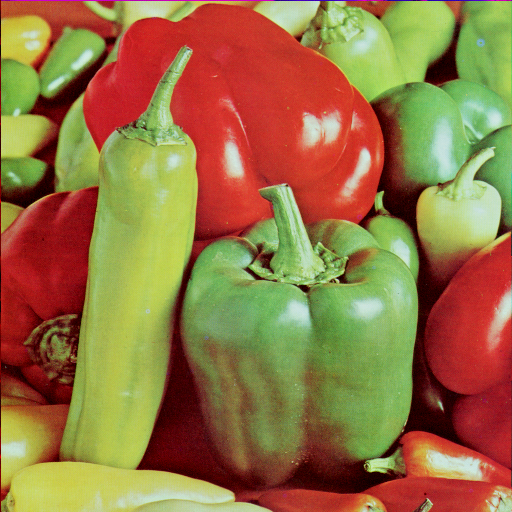
#> input picture Basics/PEPPERS.TIF, 512 x 512 px, found by its file name
$ python main.py
#> lines starting #> are read from the running program, lines starting #| are printed output that depends on the picture; after the words box and inside, x2 and y2 are one past the last pixel; in counts of white or black regions, pixels touching at a corner belong together
### Basics/sampleImage.py
import cv2
import numpy as np

def sampleImage(inimg,samplingRatio):
#> called with inimg = 'PEPPERS.tif', samplingRatio = 32
    gray = cv2.imread(inimg,0) #0 for grayscale
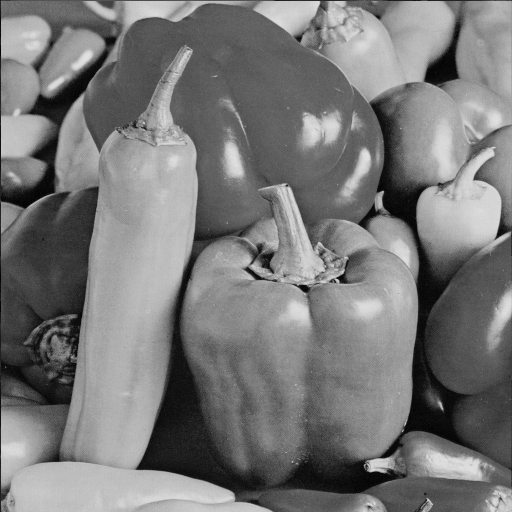
#> gray: shape (512, 512); min 0, max 228, mean 120.2
    height,width=gray.shape[:2]
#> height = 512; width = 512
    blank = np.zeros((height,width), dtype = np.uint8) #create blank img for sampled pixels
    #variables
    edge = height/samplingRatio
#> edge = 16
    var = int(edge)
#> var = 16
    xRange = var
#> xRange = 16
    yRange = var
#> yRange = 16

    xBegin = yBegin = 0
    xSeq = ySeq = 1

    gSeq=Sum=0
    part=samplingRatio

    while gSeq < part**2 :
        for i in range(xBegin,xRange):
            for j in range(yBegin,yRange):
                Sum=Sum+gray[i,j]

        Avg=Sum/(var**2)

        for x in range(xBegin,xRange):
            for y in range(yBegin,yRange):
                blank[x,y]=Avg

        xBegin=xSeq*var
        xRange=var+xSeq*var

        xSeq += 1
        Sum=0
        gSeq += 1


        if(xSeq==samplingRatio+1):
            xSeq=1
            xBegin=0
            xRange=var
            yBegin=ySeq*var
            yRange=var+(ySeq*var)
            ySeq += 1
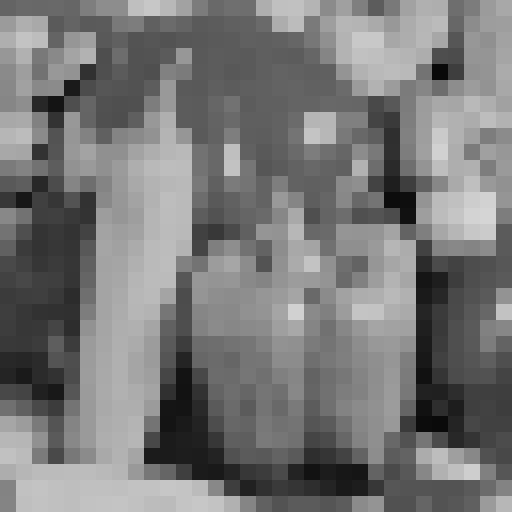
#> blank: shape (512, 512); min 9, max 213, mean 119.7
#> after the loop, gSeq = 1024; xSeq = 1; yBegin = 512; yRange = 528; ySeq = 33

    cv2.imshow('Sampled Image',blank)


### Basics/quantizeImage.py
import cv2
import numpy as np

def quantizeImage(inimg, q):
#> called with inimg = 'PEPPERS.tif', q = 4
    gray = cv2.imread(inimg,0)
    height,width = gray.shape[:2]
#> height = 512; width = 512
    blank = np.zeros((height,width), dtype = np.uint8)

    var = height/q
#> var = 128
    for i in range (height):
        for j in range (width):
            value = gray[i,j]/var
            roundedValue = int(value)
            blank[i,j]=var*roundedValue
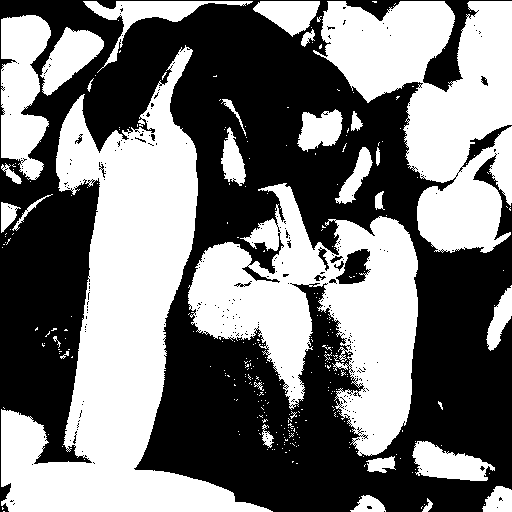
#> blank: shape (512, 512); values 0 (black) and 128 (white), 47.5% white; 302 white regions (270 under 20 px), largest, box (x1, y1, x2, y2) and area: (1, 45, 273, 512) 46213, (188, 183, 418, 456) 29583, (313, 1, 512, 253) 27756

    cv2.imshow('Quantized Image',blank)


### Basics/powerlawtransform.py
import numpy as np
import cv2

def powerlawtransform(inimg, power):

#> called with inimg = 'PEPPERS.tif', power = 0.5
    gray = cv2.imread(inimg,0)

    powerImg = np.array(255*(gray/255)**power,dtype='uint8')
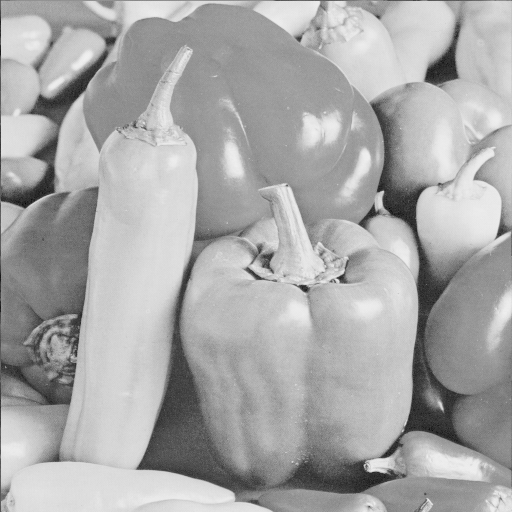
#> powerImg: shape (512, 512); min 0, max 241, mean 168.7

    cv2.imshow('Output Image',powerImg)

### Basics/graylevelslicing.py
import cv2
import numpy as np


def graylevelslicing(inimg, beginingPoint, finishPoint, resultLevel):

#> called with inimg = 'PEPPERS.tif', beginingPoint = 75, finishPoint = 185, resultLevel = 240
    gray = cv2.imread(inimg,0)
    height, width = gray.shape[:2]
#> height = 512; width = 512
    blank = np.zeros((height,width), dtype = np.uint8)

    for i in range (height):
        for j in range (width):
            if((gray[i,j] >= beginingPoint) & (gray[i,j] <= finishPoint)):
                blank[i,j]=resultLevel
            else:
                blank[i,j]=0
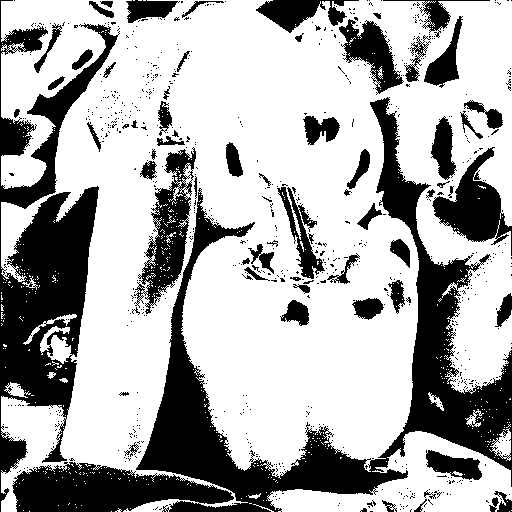
#> blank: shape (512, 512); values 0 (black) and 240 (white), 67.9% white; 766 black regions (700 under 20 px), largest, box (x1, y1, x2, y2) and area: (12, 97, 512, 512) 37022, (0, 0, 120, 512) 20750, (134, 147, 196, 314) 3916

    cv2.imshow('Gray Level Sliced',blank)


### Basics/bitplaneslicing.py
import numpy as np
import cv2

#i have no idea for this code. I found it in the Internet and revised for my homework
def bitplaneslicing(inimg, bitplaneNumber):
#> called with inimg = 'PEPPERS.tif', bitplaneNumber = 7
    gray = cv2.imread(inimg,0)
    height,width = gray.shape[:2]
#> height = 512; width = 512
    lst = []
    for i in range(height):
        for j in range(width):
             lst.append(np.binary_repr(gray[i][j] ,width=8))
#> after the loop, lst = 262144 items
    coefficient = 2**(bitplaneNumber-1)
    value = 8 - bitplaneNumber
    outimg = (np.array([int(i[value]) for i in lst],dtype = np.uint8) * coefficient).reshape(height,width)
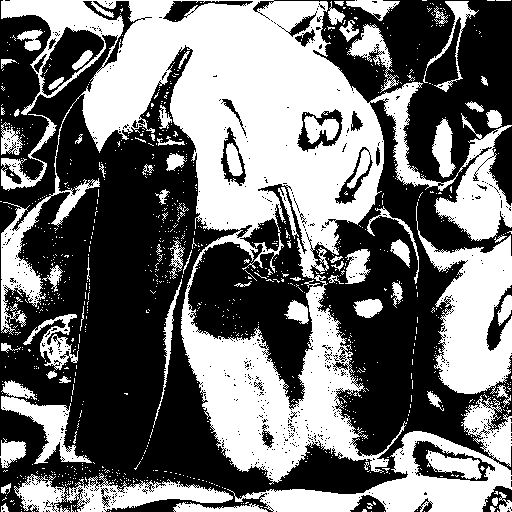
#> outimg: shape (512, 512); values 0 (black) and 64 (white), 44.6% white; 1012 white regions (937 under 20 px), largest, box (x1, y1, x2, y2) and area: (1, 0, 512, 485) 74638, (227, 395, 512, 512) 9265, (416, 202, 512, 408) 9016

    cv2.imshow('Bitplane Sliced',outimg)

### Basics/main.py
#You need to opencv and numpy modules for run

from sampleImage import sampleImage
from quantizeImage import quantizeImage
from powerlawtransform import powerlawtransform
from graylevelslicing import graylevelslicing
from bitplaneslicing import bitplaneslicing

inimg = 'PEPPERS.tif'

sampleImage(inimg,32)
quantizeImage(inimg,4)
powerlawtransform(inimg,0.5)
graylevelslicing(inimg, 75, 185, 240)
bitplaneslicing(inimg, 7)
